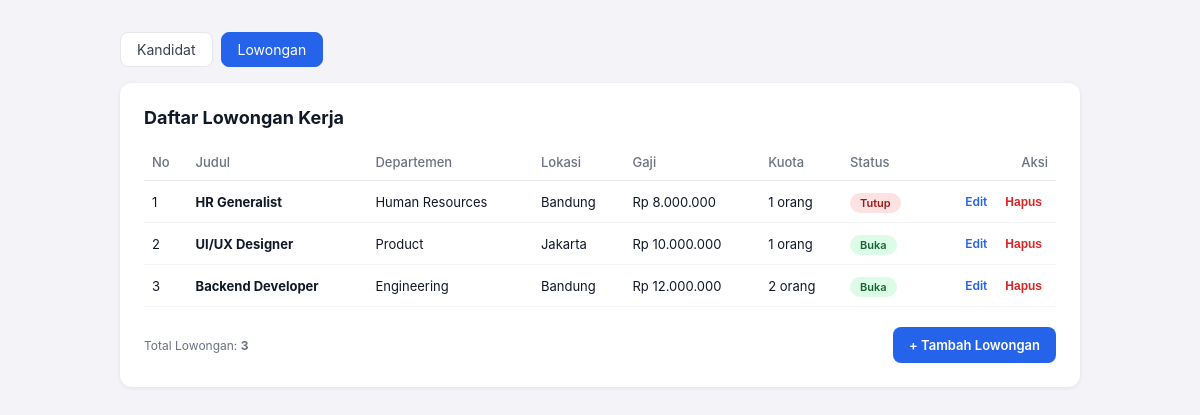
Page /index.php?page=lowongan on the committed database.
### tables this page shows
CREATE TABLE lowongan (
  id INT AUTO_INCREMENT PRIMARY KEY,
  judul VARCHAR(100) NOT NULL,
  departemen VARCHAR(100) NOT NULL,
  lokasi VARCHAR(100) NOT NULL,
  gaji INT NOT NULL DEFAULT 0,
  kuota INT NOT NULL DEFAULT 1,
  status ENUM('Buka','Tutup') NOT NULL DEFAULT 'Buka'
);

### models/DB.php (called while the page is built)
<?php
class DB {
    private PDO $conn;
    private ?PDOStatement $stmt = null;
    public function __construct(
        string $host = 'localhost',
        string $name = 'mvp_kandidat_db',
        string $user = 'root',
        string $pass = ''
    ) {
        $this->conn = new PDO("mysql:host=$host;dbname=$name;charset=utf8mb4", $user, $pass, [
            PDO::ATTR_ERRMODE => PDO::ERRMODE_EXCEPTION,
            PDO::ATTR_DEFAULT_FETCH_MODE => PDO::FETCH_ASSOC,
        ]);
    }
    public function executeQuery(string $query, array $params = []): bool {
        $this->stmt = $this->conn->prepare($query);
        return $this->stmt->execute($params);
    }
    public function getAllResult(): array {
        return $this->stmt ? $this->stmt->fetchAll() : [];
    }
}

### models/TabelLowongan.php (called while the page is built, shortened)
<?php
require_once __DIR__ . '/DB.php';
require_once __DIR__ . '/Lowongan.php';
class TabelLowongan extends DB implements KontrakModelLowongan {
    private function mapRowToLowongan(array $row): Lowongan {
        return new Lowongan(
            (int)$row['id'], $row['judul'], $row['departemen'], $row['lokasi'],
            (int)$row['gaji'], (int)$row['kuota'], $row['status']
        );
    }
    public function getAllLowongan(): array {
        $this->executeQuery("SELECT * FROM lowongan ORDER BY id DESC");
        $rows = $this->getAllResult();
        $list = [];
        foreach ($rows as $row) {
            $list[] = $this->mapRowToLowongan($row);
        }
        return $list;
    }
}

### models/Lowongan.php (called while the page is built, shortened)
<?php
class Lowongan {
    public function getId(): int { return $this->id; }
    public function getJudul(): string { return $this->judul; }
    public function getDepartemen(): string { return $this->departemen; }
    public function getLokasi(): string { return $this->lokasi; }
    public function getGaji(): int { return $this->gaji; }
    public function getKuota(): int { return $this->kuota; }
    public function getStatus(): string { return $this->status; }
}

### presenters/PresenterLowongan.php (the view, shortened to what this page needs)
<?php
class PresenterLowongan implements KontrakPresenterLowongan {
    private KontrakModelLowongan $model;
    private KontrakViewLowongan $view;
    public function __construct(KontrakModelLowongan $model, KontrakViewLowongan $view) {
        $this->model = $model;
        $this->view = $view;
    }
    private function e(string $s): string {
        return htmlspecialchars($s, ENT_QUOTES, 'UTF-8');
    }
    private function buildRowHtml(int $no, Lowongan $l): string {
        $id = $l->getId();
        $badge = $l->getStatus() === 'Buka' ? 'buka' : 'tutup';
        return '<tr>'
            . '<td>' . $no . '</td>'
            . '<td><b>' . $this->e($l->getJudul()) . '</b></td>'
            . '<td>' . $this->e($l->getDepartemen()) . '</td>'
            . '<td>' . $this->e($l->getLokasi()) . '</td>'
            . '<td>Rp ' . number_format($l->getGaji(), 0, ',', '.') . '</td>'
            . '<td>' . $l->getKuota() . ' orang</td>'
            . '<td><span class="badge ' . $badge . '">' . $this->e($l->getStatus()) . '</span></td>'
            . '<td class="aksi">'
            . '<a class="edit" href="index.php?page=lowongan&aksi=form&id=' . $id . '">Edit</a>'
            . '<form method="POST" action="index.php?page=lowongan" onsubmit="return confirm(\'Hapus lowongan ini?\')">'
            . '<input type="hidden" name="action" value="hapus">'
            . '<input type="hidden" name="id" value="' . $id . '">'
            . '<button type="submit" class="hapus">Hapus</button></form>'
            . '</td></tr>';
    }
    public function tampilkanLowongan(): string {
        $list = $this->model->getAllLowongan();
        $total = count($list);
        $rowsHtml = '';
        if (empty($list)) {
            $rowsHtml = '<tr><td colspan="8" style="text-align:center;color:#6b7280;padding:24px;">Belum ada data lowongan.</td></tr>';
        } else {
            $no = 1;
            foreach ($list as $lowongan) {
                $rowsHtml .= $this->buildRowHtml($no, $lowongan);
                $no++;
            }
        }
        return $this->view->renderDaftar($rowsHtml, $total);
    }
}

### template/style.css (style rules this page uses)
* { box-sizing:border-box }
body { font-family:Inter,Arial,sans-serif;background:#f4f4f8;margin:0;padding:32px;color:#111827 }
.nav { max-width:960px;margin:0 auto 16px;display:flex;gap:8px }
.nav a { padding:8px 16px;border-radius:8px;background:#fff;color:#374151;text-decoration:none;font-size:14px;border:1px solid #e5e7eb }
.nav a.active { background:#2563eb;color:#fff;border-color:#2563eb }
.card { max-width:960px;margin:0 auto;background:#fff;border-radius:12px;padding:24px;box-shadow:0 1px 4px rgba(0,0,0,.08) }
h2 { margin:0 0 16px;font-size:18px }
table { width:100%;border-collapse:collapse;font-size:13px }
th { text-align:left;color:#6b7280;font-weight:500;padding:10px 8px;border-bottom:1px solid #e5e7eb }
td { padding:12px 8px;border-bottom:1px solid #f3f4f6 }
.aksi { text-align:right;white-space:nowrap }
.aksi form { display:inline }
.edit { color:#2563eb;text-decoration:none;font-weight:600;margin-right:12px;font-size:12px }
.hapus { background:none;border:0;color:#dc2626;font-weight:600;cursor:pointer;font-size:12px }
.foot { display:flex;justify-content:space-between;align-items:center;margin-top:20px;font-size:12px;color:#6b7280 }
.btn { background:#2563eb;color:#fff;padding:10px 16px;border-radius:8px;text-decoration:none;font-size:13px;font-weight:600;border:0;cursor:pointer }
.badge { padding:3px 10px;border-radius:999px;font-size:11px;font-weight:600 }
.badge.buka { background:#dcfce7;color:#166534 }
.badge.tutup { background:#fee2e2;color:#991b1b }

### rows in the picture
lowongan: no "1", judul "HR Generalist", departemen "Human Resources", lokasi "Bandung", gaji "8.000.000", kuota "1", status "Tutup"
lowongan: no "2", judul "UI/UX Designer", departemen "Product", lokasi "Jakarta", gaji "10.000.000", kuota "1", status "Buka"
lowongan: no "3", judul "Backend Developer", departemen "Engineering", lokasi "Bandung", gaji "12.000.000", kuota "2", status "Buka"

### other values in the picture
$lowonganPresenter->tampilkanLowongan() "Kandidat Lowongan Daftar Lowongan Kerja No Judul Departemen Lokasi Gaji Kuota Status Aksi Total Lowongan: 3 + Tambah Lowongan"
